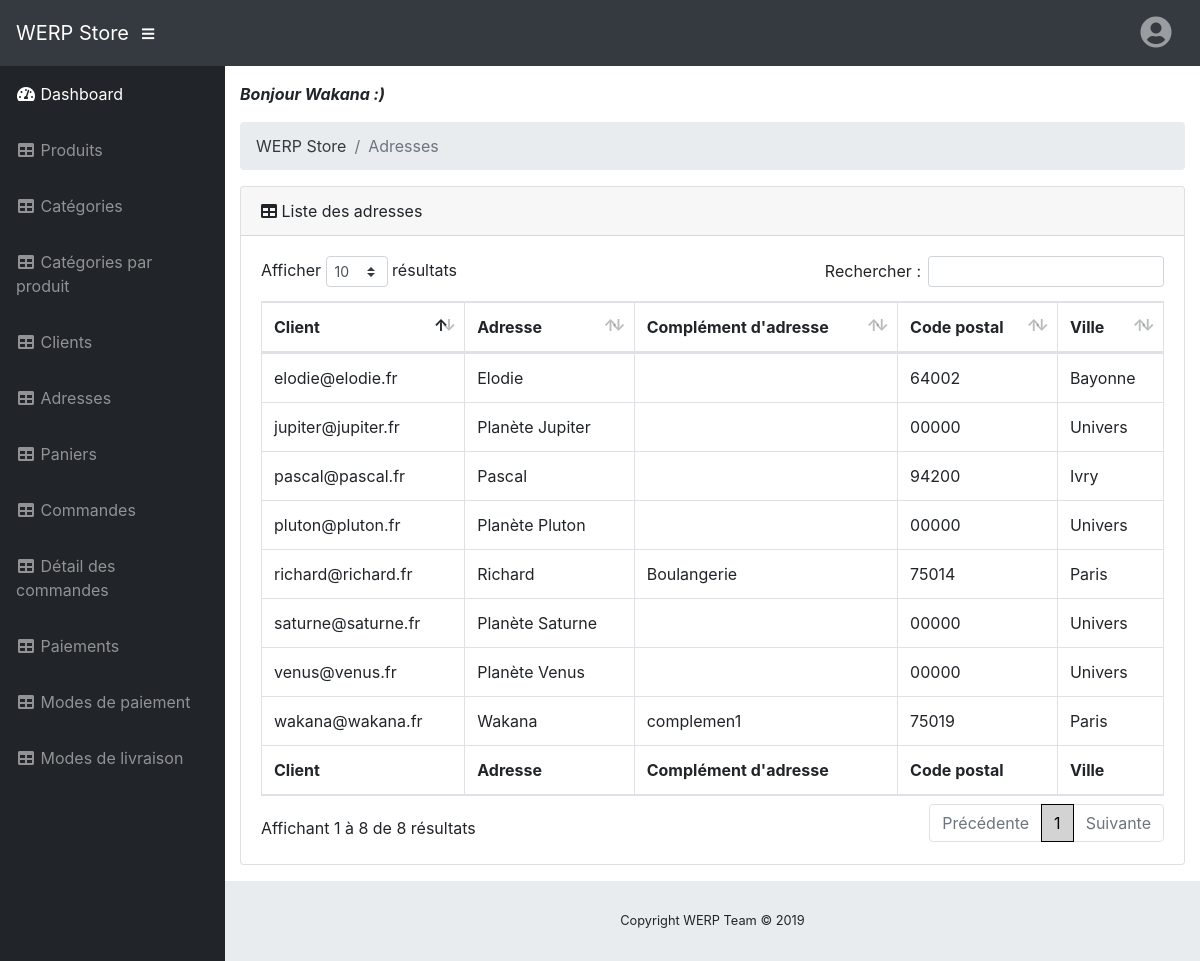
Screenshot of /back-office/webroot/index?module=dashboard&action=adresses (signed in) with the database file from the repository.
### tables this page shows
CREATE TABLE IF NOT EXISTS `st_addresses` (
  `add_id` int(11) NOT NULL AUTO_INCREMENT,
  `st_customers_cus_id` int(11) NOT NULL,
  `add_address1` varchar(100) NOT NULL,
  `add_address2` varchar(100) DEFAULT NULL,
  `add_zipcode` varchar(5) NOT NULL,
  `add_city` varchar(45) NOT NULL,
  PRIMARY KEY (`add_id`),
  KEY `fk_st_addresses_st_customers1_idx` (`st_customers_cus_id`)
);

CREATE TABLE IF NOT EXISTS `st_customers` (
  `cus_id` int(11) NOT NULL AUTO_INCREMENT,
  `cus_civility` tinyint(4) NOT NULL DEFAULT '1',
  `cus_lastname` varchar(45) NOT NULL,
  `cus_firstname` varchar(45) NOT NULL,
  `cus_mail` varchar(80) NOT NULL,
  `cus_password` varchar(32) NOT NULL,
  `cus_subscriber` tinyint(1) NOT NULL DEFAULT '0',
  PRIMARY KEY (`cus_id`),
  UNIQUE KEY `cus_mail` (`cus_mail`)
);

### back-office/app/controller/dashboard/adresses.php (called while the page is built, shortened)
<?php
  include ("../app/model/adresse/afficher_adresses.php");
  $adresses = afficher_adresses();
  include ("../app/view/dashboard/adresses.php");

### back-office/app/model/adresse/afficher_adresses.php (called while the page is built, shortened)
<?php
  function afficher_adresses() {
    global $pdo;
    try {
      $query = "SELECT add_id, add_address1, add_address2, add_zipcode, add_city, cus_mail
                FROM st_addresses, st_customers
                WHERE st_customers_cus_id=cus_id";
      $req = $pdo->prepare($query);
      $req->execute();
      $req->setFetchMode(PDO::FETCH_ASSOC);
      $data = $req->fetchAll();
      return $data;
    }
    catch (Exception $e) {
      die ("SQL Erreur : " . utf8_encode($e->getMessage()));
    }
  }

### back-office/app/view/dashboard/adresses.php (the view)
    <?php include("../app/view/layout/header.inc.php"); ?>
    <li class="breadcrumb-item active">Adresses</li>
  </ol>
  <div class="card mb-3">
    <div class="card-header">
      <i class="fas fa-table"></i>
      Liste des adresses
    </div>
    <div class="card-body">
      <div class="table-responsive">
        <table class="table table-bordered" id="dataTable">
          <thead>
            <tr>
              <th>Client</th>
              <th>Adresse</th>
              <th>Complément d'adresse</th>
              <th>Code postal</th>
              <th>Ville</th>
            </tr>
          </thead>
          <tbody>
            <?php foreach ($adresses as $adresse) { ?>
            <tr>
              <td><?= $adresse['cus_mail'] ?></td>
              <td><?= $adresse['add_address1'] ?></td>
              <td><?= $adresse['add_address2'] ?></td>
              <td><?= $adresse['add_zipcode'] ?></td>
              <td><?= $adresse['add_city'] ?></td>
            </tr>
            <?php } ?>
          </tbody>
          <tfoot>
            <tr>
              <th>Client</th>
              <th>Adresse</th>
              <th>Complément d'adresse</th>
              <th>Code postal</th>
              <th>Ville</th>
            </tr>
          </tfoot>
        </table>
      </div>
    </div>
  </div>
</div>
<?php include("../app/view/layout/footer.inc.php"); ?>

### rows the page displays
st_addresses: st_customers_cus.cus_mail "wakana@wakana.fr", add_address1 "Wakana", add_address2 "complemen1", add_zipcode "75019", add_city "Paris"
st_addresses: st_customers_cus.cus_mail "elodie@elodie.fr", add_address1 "Elodie", add_zipcode "64002", add_city "Bayonne"
st_addresses: st_customers_cus.cus_mail "richard@richard.fr", add_address1 "Richard", add_address2 "Boulangerie", add_zipcode "75014", add_city "Paris"
st_addresses: st_customers_cus.cus_mail "pascal@pascal.fr", add_address1 "Pascal", add_zipcode "94200", add_city "Ivry"
st_addresses: st_customers_cus.cus_mail "venus@venus.fr", add_address1 "Planète Venus", add_zipcode "00000", add_city "Univers"
st_addresses: st_customers_cus.cus_mail "jupiter@jupiter.fr", add_address1 "Planète Jupiter", add_zipcode "00000", add_city "Univers"
st_addresses: st_customers_cus.cus_mail "saturne@saturne.fr", add_address1 "Planète Saturne", add_zipcode "00000", add_city "Univers"
st_addresses: st_customers_cus.cus_mail "pluton@pluton.fr", add_address1 "Planète Pluton", add_zipcode "00000", add_city "Univers"

### other values shown
SITE_NAME "WERP Store"
$_SESSION["user"]["cus_firstname"] "Wakana"
SITE_COPYRIGHT "Copyright WERP Team © 2019"
